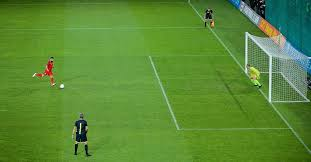
#> input picture Penalty_Kick.jpg, 311 x 162 px
$ python Seam_Carver.py
#> lines starting #> are read from the running program, lines starting #| are printed output that depends on the picture
### main_class.py
# Lucas McCullum
# Create a Seam Carving Algorithm

import numpy as np
import matplotlib.pyplot as plt
from PIL import Image

class MainClass():

  def __init__(self):
    pass

  def calc_grad_corner(self, val_c, val_x, val_y):
    """
    val_c
    val_x
    val_y
    """
    grad_x = val_c - val_x
    grad_y = val_c - val_y
    return grad_x, grad_y

  def calc_grad_edge_x(self, val_c, val_x1, val_x2, val_y):
    """
    val_c
    val_x1
    val_x2
    val_y
    """
    grad_x = val_x2 - 2*val_c + val_x1
    grad_y = val_c - val_y
    return grad_x, grad_y

  def calc_grad_edge_y(self, val_c, val_x, val_y1, val_y2):
    """
    val_c
    val_x
    val_y1
    val_y2
    """
    grad_x = val_c - val_x
    grad_y = val_y2 - 2*val_c + val_y1
    return grad_x, grad_y

  def calc_grad_center(self, val_c, val_x1, val_x2, val_y1, val_y2):
    """
    val_c
    val_x1
    val_x2
    val_y1
    val_y2
    """
    grad_x = val_x2 - 2*val_c + val_x1
    grad_y = val_y2 - 2*val_c + val_y1
    return grad_x, grad_y

  def import_RGB_vals(self, file_name):
    # Import the image to be analyzed
#> called with file_name = 'Penalty_Kick.jpg'
    img_file = Image.open(file_name)
#> img_file is the input picture: PIL image 311x162 RGB; mean R, G, B 90.1, 137.9, 53.3
    img = img_file.load()

    # Get the image width and height in pixels
    [xs, ys] = img_file.size
#> xs = 311; ys = 162

    return img, xs, ys

  def seperate_RGB(self, img, xs, ys):
    # Initialize an empty array to store the RGB values
    r_vals = [[0] * ys for i in range(xs)]
    g_vals = [[0] * ys for i in range(xs)]
    b_vals = [[0] * ys for i in range(xs)]

    # Examine each pixel in the image file
    for x in range(xs):
      for y in range(ys):
        # Get the RGB values of each pixel
        [r, g, b] = img[x, y]

        # Normalize the pixel color values
        r /= 255.0
        g /= 255.0
        b /= 255.0

        # Store these new normalized values into the initialized arrays
        r_vals[x][y] = r
        g_vals[x][y] = g
        b_vals[x][y] = b

    return r_vals, g_vals, b_vals

  def calc_img_grads(self, p_vals, xs, ys):
    # Initialize an empty array to store the RGB gradient values
    p_grads_x = [[0] * ys for i in range(xs)]
    p_grads_y = [[0] * ys for i in range(xs)]

    # Determine the image gradients for each RGB value
    for x in range(xs):
      for y in range(ys):
        # Refactor this shit
        if ((x == 0) and (y == 0)):
          p_grads_x[x][y], p_grads_y[x][y] = self.calc_grad_corner(p_vals[x][y], p_vals[x+1][y], p_vals[x][y+1])

        elif ((x == 0) and (y == ys-1)):
          p_grads_x[x][y], p_grads_y[x][y] = self.calc_grad_corner(p_vals[x][y], p_vals[x+1][y], p_vals[x][y-1])

        elif ((x == xs-1) and (y == 0)):
          p_grads_x[x][y], p_grads_y[x][y] = self.calc_grad_corner(p_vals[x][y], p_vals[x-1][y], p_vals[x][y+1])

        elif ((x == xs-1) and (y == ys-1)):
          p_grads_x[x][y], p_grads_y[x][y] = self.calc_grad_corner(p_vals[x][y], p_vals[x-1][y], p_vals[x][y-1])

        elif ((x == 0) and (y != 0) and (y != ys-1)):
          p_grads_x[x][y], p_grads_y[x][y] = self.calc_grad_edge_y(p_vals[x][y], p_vals[x+1][y], p_vals[x][y-1], p_vals[x][y+1])

        elif ((x == xs-1) and (y != 0) and (y != ys-1)):
          p_grads_x[x][y], p_grads_y[x][y] = self.calc_grad_edge_y(p_vals[x][y], p_vals[x-1][y], p_vals[x][y-1], p_vals[x][y+1])

        elif ((y == 0) and (x != 0) and (x != xs-1)):
          p_grads_x[x][y], p_grads_y[x][y] = self.calc_grad_edge_x(p_vals[x][y], p_vals[x-1][y], p_vals[x+1][y], p_vals[x][y+1])

        elif ((y == ys-1) and (x != 0) and (x != xs-1)):
          p_grads_x[x][y], p_grads_y[x][y] = self.calc_grad_edge_x(p_vals[x][y], p_vals[x-1][y], p_vals[x+1][y], p_vals[x][y-1])

        else:
          p_grads_x[x][y], p_grads_y[x][y] = self.calc_grad_center(p_vals[x][y], p_vals[x-1][y], p_vals[x+1][y], p_vals[x][y-1], p_vals[x][y+1])

    return p_grads_x, p_grads_y

  def calc_grad_magnitude(self, r_vals, g_vals, b_vals, xs, ys):
    # Normalize all of these values to remove potential sign errors
    # Initialize an empty array to store the RGB gradient values
    norm_grads = [[0] * ys for i in range(xs)]

    # Determine the image gradients for each RGB value
    for x in range(xs):
      for y in range(ys):
        norm_grads[x][y] = r_vals[x][y]**2 + g_vals[x][y]**2 + b_vals[x][y]**2

    return norm_grads

  def calc_energy(self, norm_grads_x, norm_grads_y, xs, ys):
    # Determine the energy of the normalized gradients
    # Initialize an empty array to store the RGB gradient values
    energy_mat = [[0] * ys for i in range(xs)]

    # Determine the energy from the image gradients for each RGB value
    for x in range(xs):
      for y in range(ys):
        energy_mat[x][y] = norm_grads_x[x][y] + norm_grads_y[x][y]

    return energy_mat

### Seam_Carver.py
# Lucas McCullum
# Create a Seam Carving Algorithm

import numpy as np
import matplotlib.pyplot as plt
from PIL import Image
from main_class import MainClass

from scipy import ndimage

mc = MainClass()

img, xs, ys = mc.import_RGB_vals('Penalty_Kick.jpg')
#> xs = 311; ys = 162

r_vals, g_vals, b_vals = mc.seperate_RGB(img, xs, ys)
#> in seperate_RGB, `r_vals = [[0] * ys for i in range(xs)]`: r_vals = 311 items
#> r_vals = 311 items; g_vals = 311 items; b_vals = 311 items

r_grads_x, r_grads_y = mc.calc_img_grads(r_vals, xs, ys)
g_grads_x, g_grads_y = mc.calc_img_grads(g_vals, xs, ys)
b_grads_x, b_grads_y = mc.calc_img_grads(b_vals, xs, ys)

norm_grads_x = mc.calc_grad_magnitude(r_grads_x, g_grads_x, b_grads_x, xs, ys)
norm_grads_y = mc.calc_grad_magnitude(r_grads_y, g_grads_y, b_grads_y, xs, ys)

energy_mat = mc.calc_energy(norm_grads_x, norm_grads_y, xs, ys)

img_file = Image.open('Penalty_Kick.jpg')
img_file.show()

plt.figure(1)
rotated_img = ndimage.rotate(energy_mat, -90)
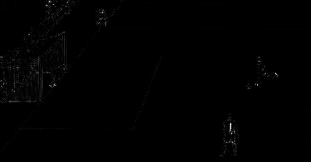
#> rotated_img: shape (162, 311) float64; min -2.1e-18, max 6.72, mean 0.0349; drawn with min black and max white
plt.imshow(rotated_img)
plt.show()
